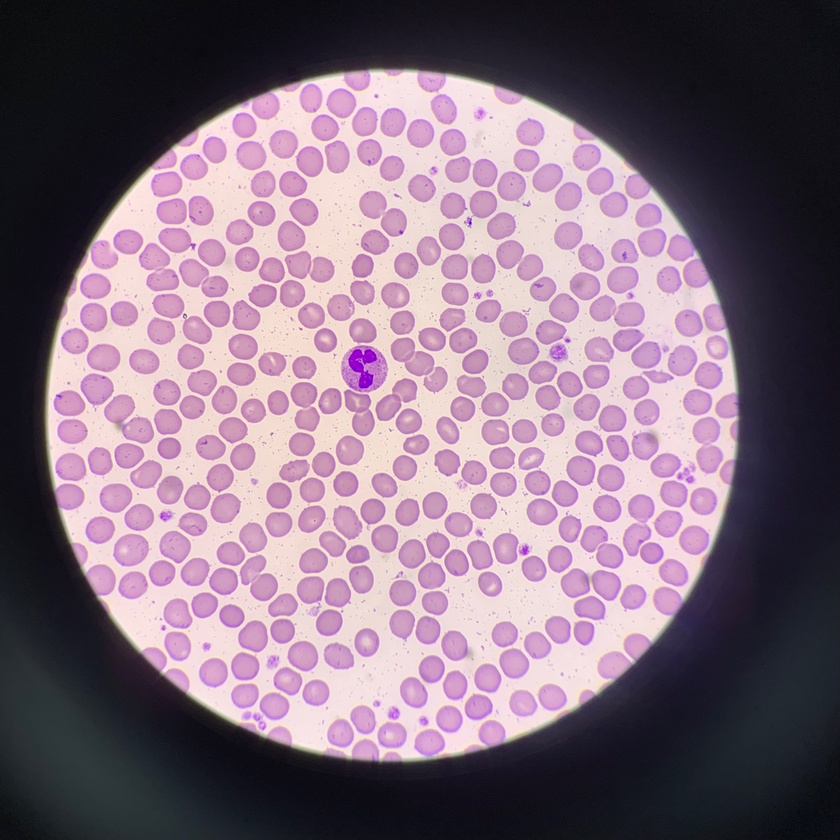
#> input picture crop/input/101-1.jpg, 840 x 840 px, shrunk from 1280 x 1280 before the run; its folder holds only this picture in this run
$ python CBC.py
#> lines starting #> are read from the running program, lines starting #| are printed output that depends on the picture; after the words box and inside, x2 and y2 are one past the last pixel; in counts of white or black regions, pixels touching at a corner belong together
import os
import shutil
import glob
import xml.etree.ElementTree as ET
import cv2
import numpy as np
import time
import sys
import argparse

debug_switch = 0
scope_switch = 0
current_filename = ''
morph_kernel = 11
morph_iteration = 1
magnification = 0

# parameters
parser = argparse.ArgumentParser(description='Complete Blood Count with OpenCV')
parser.add_argument('-si', '--save-images', action='store_true', help='save output images')
parser.add_argument('-t', '--show-running-time', action='store_true', help='show process running time')
parser.add_argument('-m', '--magnification', default=1000, action='store', help='set manual magnification')
args = parser.parse_args()

specific_magnification = False
SAVE_IMAGE = False
if args.magnification is not None:
    specific_magnification = True
    magnification = args.magnification

if args.save_images is not None:
    SAVE_IMAGE = True


# paths
INPUT_PATH = os.path.join(os.getcwd(), 'input')
OUTPUT_PATH = os.path.join(os.getcwd(), 'output')
XML_PATH = os.path.join(OUTPUT_PATH, 'xml')
THRESHOLD_PATH = os.path.join(OUTPUT_PATH, 'threshold')
LABEL_PATH = os.path.join(OUTPUT_PATH, 'labeled')
BBOX_PATH = os.path.join(OUTPUT_PATH, 'bbox')
CLASSES_PATH = os.path.join(OUTPUT_PATH, 'bbox', 'classes')


def error(msg):
    print(msg)
    sys.exit(0)


class Clock:
    def __init__(self, title):
        self.timestamp = []
        self.sum = 0
        self.avg = 0
        self.max = 0
        self.min = 0
        self.title = title

    def start(self):
        self.timestamp.append(time.time())

    def stop(self):
        self.timestamp[-1] = time.time() - self.timestamp[-1]

    # [9 lines left out: function calulate_runningtime, not called in this run]


clk_total = Clock('Whole Process')
clk_post_process = Clock('Post-process')
clk_labeling = Clock('Labeling')
clk_organize_bbox = Clock('Organizing bbox')


def threshold(src):
    l, a, b = cv2.split(cv2.cvtColor(src, cv2.COLOR_BGR2LAB))
    _, threshed = cv2.threshold(a, 0, 255, cv2.THRESH_OTSU)
    cnts = cv2.findContours(threshed, cv2.RETR_EXTERNAL, cv2.CHAIN_APPROX_SIMPLE)
    cnts = cnts[0] if len(cnts) == 2 else cnts[1]
    for c in cnts:
        threshed = cv2.drawContours(threshed, [c], 0, (255, 255, 255), -1)
    morph_open = cv2.morphologyEx(threshed, cv2.MORPH_OPEN, np.ones((5, 5)), iterations=2)
    if SAVE_IMAGE:
        temp = src[:]
        temp[morph_open == 0] = 0
        cv2.imwrite(os.path.join(THRESHOLD_PATH, current_filename), temp)
    return morph_open


def label_cells(threshed):
    _, labels, stats, _ = cv2.connectedComponentsWithStats(threshed)
    labeled_stats = []
    for box in stats:
        labeled_stats.append([box[0], box[1], box[2], box[3], box[4], 'Undefined'])

    return labels, labeled_stats[1:]


def cvt_label_to_image(labels):
    image = np.zeros((len(labels), len(labels[0]), 3), 'uint8')
    for r, line in enumerate(labels):
        for c, item in enumerate(line):
            if item == 0:
                image[r][c] = [0, 0, 0]
            else:
                image[r][c] = [(item*5) % 180, 255, 255]
    image = cv2.cvtColor(image, cv2.COLOR_HSV2BGR)
    return image


def remove_border_touching_bbox(labels, stats, edge_error):
    height = len(labels)
    width = len(labels[0])
    new_stats = []
    for idx, box in enumerate(stats[:]):
        lboard = box[0] < edge_error
        rboard = box[0] + box[2] > height - edge_error
        tboard = box[1] < edge_error
        bboard = box[1] + box[3] > width - edge_error
        if lboard or rboard or tboard or bboard:
            labels[labels == idx] = 0
        else:
            new_stats.append(box)
    return labels, new_stats


def double_threshold(img):
    lab = cv2.cvtColor(img, cv2.COLOR_BGR2LAB)
    l, a, b = cv2.split(lab)
    ret_cell, th1_a = cv2.threshold(a, 0, 255, cv2.THRESH_OTSU + cv2.THRESH_TOZERO)
    th1_a[th1_a == 0] = ret_cell
    ret_nucleus, th2_a = cv2.threshold(th1_a, 0, 255, cv2.THRESH_OTSU + cv2.THRESH_BINARY)
    return ret_cell, ret_nucleus


def find_wbc(img, stats):
    wbcs = 0
    for box in stats:
        ret_cell, ret_nucleus = double_threshold(img[box[1]:box[1]+box[3], box[0]:box[0]+box[2]])
        if ret_nucleus - ret_cell > 10:
            box[-1] = 'WBC'
            wbcs = 1
    return wbcs, stats


def classify_boxes(num_clst, stats):
    # Step 1 : 그룹의 갯수를 정하고, 각 그룹의 중심 값을 정함

    data = np.array(stats).T[4].astype('int16')
    data = np.array(data)
    # num_clst = 3

    mxmn = [np.min(data), np.max(data)]
    quan = (mxmn[1] - mxmn[0]) / num_clst / 2

    # 클러스터의 갯수만큼 중심점을 만듬
    clst_mu = np.array([quan * (2*i+1) + mxmn[0] for i in range(num_clst)])
    # print(f'* 각 클러스터별 평균(설정) : {clst_mu}')

    # Step 2 : 각 데이터에서 가장 가까운 그룹을 찾아서 그룹을 할당

    # 데이터별 중심점과의 거리를 계산
    diff = np.abs(data - clst_mu.reshape((num_clst, 1))).T

    # 그룹을 할당
    clst = np.where(diff == diff.min(axis=1).reshape((len(data), 1)))[1]
    if len(clst) > len(data):
        for count in range(len(clst) - len(data)):
            clst = np.delete(clst, len(clst) - 1)

    # Step 3 : 할당 결과를 가지고 그룹의 중심점을 재계산
    for i in range(num_clst):
        clst_mu[i] = np.mean(data[np.where(clst == i)[0]])
        # print(data[np.where(clst==i)[0]])
    print(f'* 각 클러스터 평균(초기) : {clst_mu}')

    # Step 4 : 2,3 스텝을 계속 반복

    maxEpoch = 10
    for epoch in range(maxEpoch):
        print(f'#{epoch+1}')
        diff = np.abs(data - clst_mu.reshape((num_clst, 1))).T
        clst = np.where(diff == diff.min(axis=1).reshape((len(data), 1)))[1]
        print(clst)

        for i in range(num_clst):
            clst_mu[i] = np.mean(data[np.where(clst == i)[0]])

        print(f'* 각 클러스터 평균(#{epoch}) : {clst_mu}')

    label_list = ['Platelets', 'RBC', 'RBC', 'WBC'] # 일반 RBC, 덩어리진 RBC
    for idx, label_idx in enumerate(clst):
        if idx == 3:
            if stats[idx][-1] == 'WBC':
                pass
            else:
                stats[idx][-1] = 'RBC'
        else:
            stats[idx][-1] = label_list[label_idx]
    return stats


def cvt_stats_to_bboxes(stats):
    bboxes = []
    for line in stats:
        bboxes.append([line[5], line[0], line[1], line[0]+line[2], line[1]+line[3]])
    return bboxes


def print_box(boxes, img):
    names = ['WBC', 'RBC', 'Platelets', 'Undefined']
    colors = [(255, 0, 0), (0, 255, 0), (0, 0, 255), (255, 255, 255)]
    for i, item in enumerate(boxes):
        color = colors[names.index(item[0])]
        xmin = item[1]
        ymin = item[2]
        xmax = item[3]
        ymax = item[4]
        cv2.rectangle(img, (xmin, ymin), (xmax, ymax), color, 2)
    cv2.imwrite(os.path.join(BBOX_PATH, current_filename), img)


def write_xml(img, table):
    root = ET.Element('annotation')
    ET.SubElement(root, 'folder').text = os.path.dirname(OUTPUT_PATH)
    ET.SubElement(root, 'filename').text = current_filename
    ET.SubElement(root, 'path').text = os.path.join(XML_PATH, current_filename)

    source = ET.SubElement(root, 'source')
    ET.SubElement(source, 'database').text = '0'

    size = ET.SubElement(root, 'size')
    ET.SubElement(size, 'width').text = str(len(img[0]))
    ET.SubElement(size, 'height').text = str(len(img))
    ET.SubElement(size, 'depth').text = '3'

    ET.SubElement(root, 'segmented').text = '0'

    for line in table:
        obj = ET.SubElement(root, 'object')
        ET.SubElement(obj, 'name').text = line[0]
        ET.SubElement(obj, 'pose').text = 'Unspecified'
        ET.SubElement(obj, 'truncated').text = '0'
        ET.SubElement(obj, 'difficult').text = '0'

        bndbox = ET.SubElement(obj, 'bndbox')
        ET.SubElement(bndbox, 'xmin').text = str(line[1])
        ET.SubElement(bndbox, 'ymin').text = str(line[2])
        ET.SubElement(bndbox, 'xmax').text = str(line[3])
        ET.SubElement(bndbox, 'ymax').text = str(line[4])

    tree = ET.ElementTree(root)
    tree.write(os.path.join(XML_PATH, current_filename))


# [19 lines left out: function calculate_elapsed_time, not called in this run]


def main():
    if os.path.exists(OUTPUT_PATH):
        shutil.rmtree(OUTPUT_PATH)
    os.makedirs(XML_PATH)
    if args.save_images:
        os.makedirs(THRESHOLD_PATH)
        os.makedirs(LABEL_PATH)
        os.makedirs(BBOX_PATH)

    file_list = glob.glob(INPUT_PATH + '/*.jpg')
    if len(file_list) == 0:
        error("Error: No input files found")
    for idx, filename in enumerate(file_list):
        global current_filename
        current_filename = os.path.basename(filename)
        img = cv2.imread(os.path.join(INPUT_PATH, filename))
#> img is the input picture: shape (840, 840, 3); mean B, G, R 126.4, 110.6, 131.4
        print('threshold')
        threshed = threshold(img)
#> in threshold, `l, a, b = cv2.split(cv2.cvtColor(src, cv2.COLOR_BGR2LAB))`:
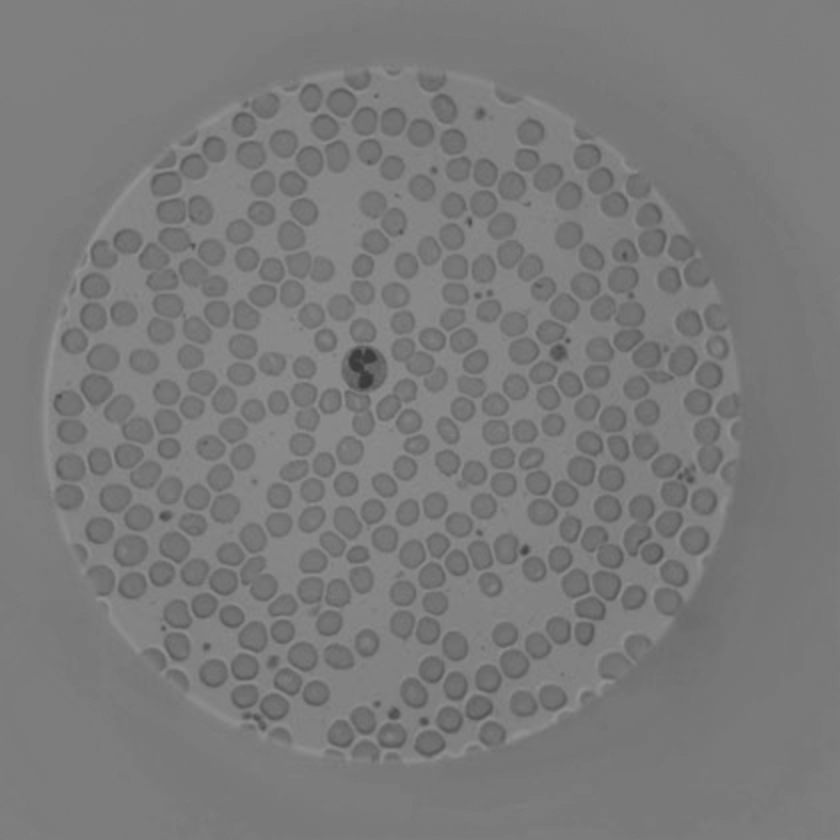
#> b: shape (840, 840); min 55, max 147, mean 122.3
#> in threshold, `_, threshed = cv2.threshold(a, 0, 255, cv2.THRESH_OTSU)`:
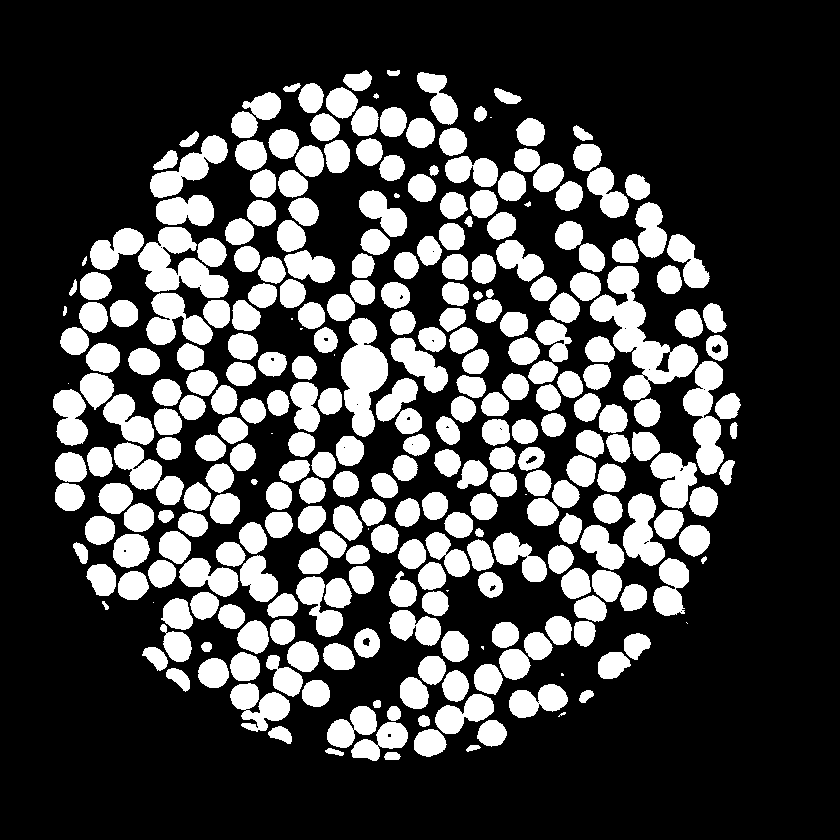
#> threshed: shape (840, 840); 27.3% white; 300 white regions (14 under 20 px)
#> in threshold, `cnts = cv2.findContours(threshed, cv2.RETR_EXTERNAL, cv2.CHAIN_APPROX_..`: cnts = 300 contours, 19 with area under 20; largest, box (x1, y1, x2, y2) and area: (590, 266, 698, 401) 4972, (341, 318, 388, 437) 3264, (138, 227, 229, 298) 3128, (683, 361, 724, 475) 2493, (146, 293, 213, 345) 1897
#> the loop in threshold, `for c in cnts:` made 300 passes
#> c on passes 30, 39, 47: [[481, 646], [481, 647], [483, 649], [483, 646]], [[686, 622], [687, 623]], [[153, 602]]
#> after the loop in threshold, `for c in cnts:`:
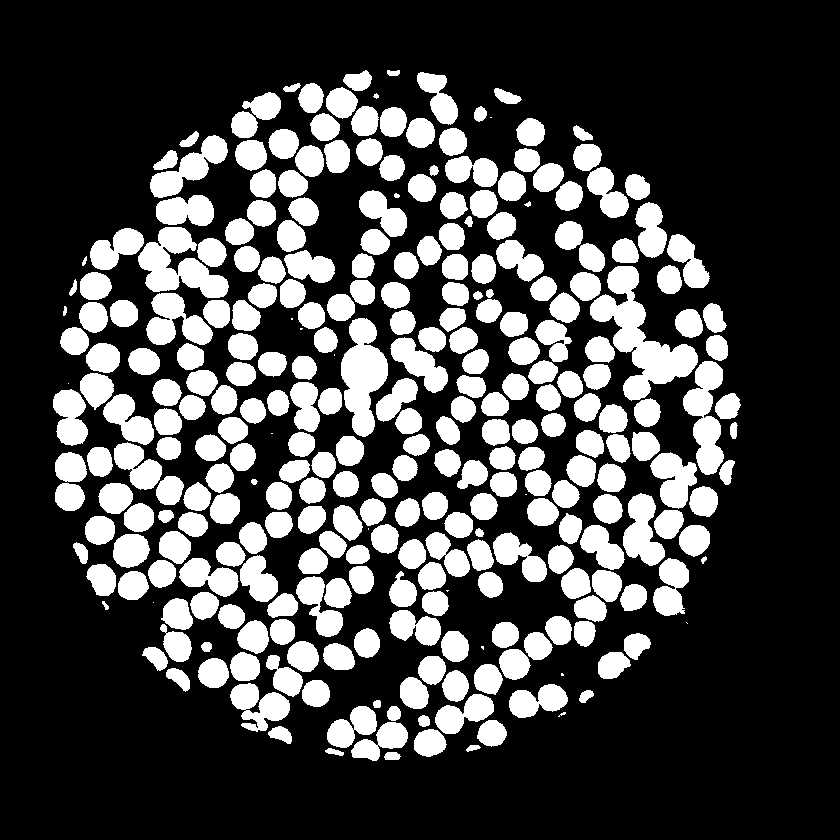
#> threshed: shape (840, 840); 27.3% white; 300 white regions (14 under 20 px), largest, box (x1, y1, x2, y2) and area: (590, 266, 698, 401) 5230, (341, 318, 388, 437) 3411, (138, 227, 229, 298) 3315
#> in threshold, `morph_open = cv2.morphologyEx(threshed, cv2.MORPH_OPEN, np.ones((5, 5)..`: morph_open: shape (840, 840); 26.1% white; 278 white regions, largest, box (x1, y1, x2, y2) and area: (590, 296, 697, 400) 4350, (139, 227, 228, 298) 3229, (341, 345, 388, 436) 2803
        print('labeling')
        labels, stats = label_cells(threshed)
#> in label_cells, `_, labels, stats, _ = cv2.connectedComponentsWithStats(threshed)`:
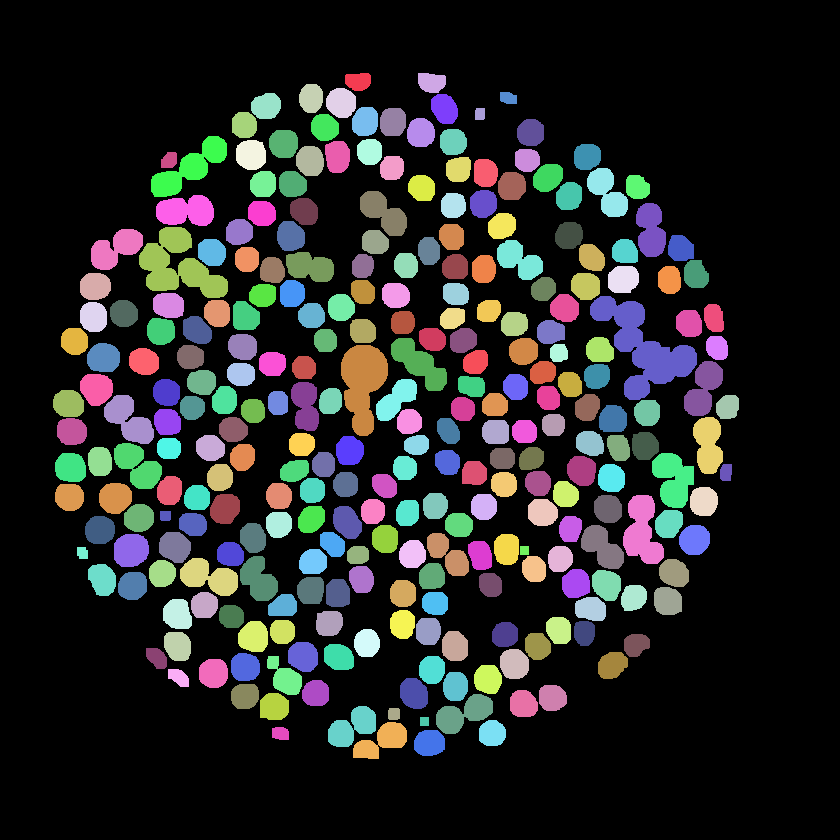
#> labels: shape (840, 840) int32; 279 distinct labels, from 0 to 278; one colour per label, 0 black
#> in label_cells, `_, labels, stats, _ = cv2.connectedComponentsWithStats(threshed)`: stats = 279 rows, first 6: [0, 0, 840, 840, 521365], [345, 73, 26, 18, 391], [418, 73, 28, 20, 462], [299, 84, 24, 29, 575], [326, 88, 30, 30, 720], [251, 93, 30, 26, 631]
#> the loop in label_cells, `for box in stats:` made 279 passes
#> after the loop in label_cells, `for box in stats:`: labeled_stats = 279 items
#> stats = 278 items
        labels, stats = remove_border_touching_bbox(labels, stats, 1)
#> in remove_border_touching_bbox, `height = len(labels)`: height = 840
#> the loop in remove_border_touching_bbox, `for idx, box in enumerate(stats[:]):` made 278 passes
#> after the loop in remove_border_touching_bbox, `for idx, box in enumerate(stats[:]):`: new_stats = 278 items

        print('find wbc')
        wbcs, stats = find_wbc(img, stats)
#> the loop in find_wbc, `for box in stats:` made 278 passes
#> (ret_cell, ret_nucleus, wbcs) on pass 105: (163, 180, 1)
#> (ret_cell, ret_nucleus) on passes 1 to 6: (128, 128), (128, 128), (128, 128), (128, 128), (128, 128), (128, 128)
#> wbcs = 1
        for line in stats:
            print(line)
#> this loop made 278 passes
#| [345, 73, 26, 18, 391, 'Undefined']
#| [418, 73, 28, 20, 462, 'Undefined']
#| [299, 84, 24, 29, 575, 'Undefined']
#| [326, 88, 30, 30, 720, 'Undefined']
#| [251, 93, 30, 26, 631, 'Undefined']
#| [500, 92, 17, 12, 177, 'Undefined']
#| [431, 94, 27, 30, 640, 'Undefined']
#| [352, 107, 26, 29, 645, 'Undefined']
#> (further printed lines are left out)
        if wbcs > 0:
            num_clst = 4
        else:
            num_clst = 3
        print('classify')
        stats = classify_boxes(num_clst, stats)
#> in classify_boxes, `data = np.array(stats).T[4].astype('int16')`: data = 278 values, max 4350 at index 77, min 81 at index 213, mean 662.7
#> in classify_boxes, `mxmn = [np.min(data), np.max(data)]`: mxmn = [81, 4350]
#> in classify_boxes, `quan = (mxmn[1] - mxmn[0]) / num_clst / 2`: quan = 533.6
#> in classify_boxes, `clst_mu = np.array([quan * (2*i+1) + mxmn[0] for i in range(num_clst)])`: clst_mu = [614.6, 1681.9, 2749.1, 3816.4]
#> in classify_boxes, `diff = np.abs(data - clst_mu.reshape((num_clst, 1))).T`: diff = 278 rows, first 6: [223.6, 1290.9, 2358.1, 3425.4], [152.6, 1219.9, 2287.1, 3354.4], [39.62, 1106.9, 2174.1, 3241.4], [105.4, 961.9, 2029.1, 3096.4], [16.38, 1050.9, 2118.1, 3185.4], [437.6, 1504.9, 2572.1, 3639.4]
#> in classify_boxes, `clst = np.where(diff == diff.min(axis=1).reshape((len(data), 1)))[1]`: clst = 278 values, max 3 at index 77, min 0 at index 0, mean 0.0863
#> after the loop in classify_boxes, `for i in range(num_clst):`: clst_mu = [583.1, 1377.5, 3016, 4350]
#> after the loop in classify_boxes, `for epoch in range(maxEpoch):`: clst_mu = [568, 1273.8, 3016, 4350]
#> the loop in classify_boxes, `for idx, label_idx in enumerate(clst):` made 278 passes
#> label_idx on passes 1 to 3: 0, 0, 0
#> after the loop in classify_boxes, `for idx, label_idx in enumerate(clst):`: stats = 278 items
        bboxes = cvt_stats_to_bboxes(stats)
#> the loop in cvt_stats_to_bboxes, `for line in stats:` made 278 passes
#> after the loop in cvt_stats_to_bboxes, `for line in stats:`: bboxes = 278 items, first 6: ['Platelets', 345, 73, 371, 91], ['Platelets', 418, 73, 446, 93], ['Platelets', 299, 84, 323, 113], ['RBC', 326, 88, 356, 118], ['Platelets', 251, 93, 281, 119], ['Platelets', 500, 92, 517, 104]

        if SAVE_IMAGE:
            labels_color = cvt_label_to_image(labels)
#> in cvt_label_to_image, `image = np.zeros((len(labels), len(labels[0]), 3), 'uint8')`: image: shape (840, 840, 3); every value is 0
#> in cvt_label_to_image, `image = cv2.cvtColor(image, cv2.COLOR_HSV2BGR)`:
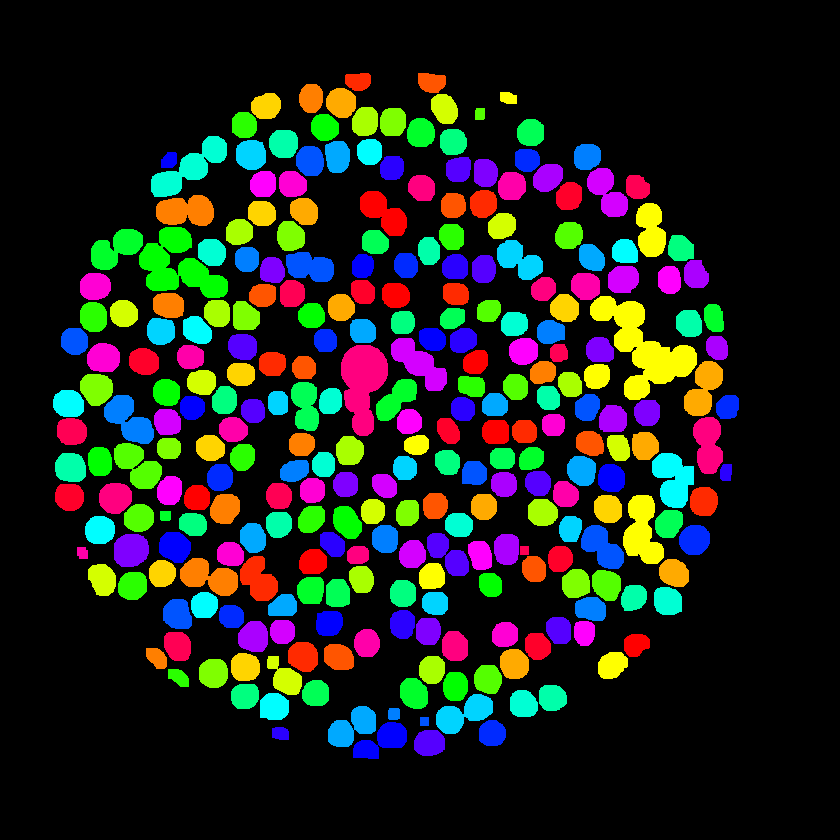
#> image: shape (840, 840, 3); mean B, G, R 31.7, 36.2, 33
            cv2.imwrite(os.path.join(LABEL_PATH, current_filename), labels_color)
            print_box(bboxes, img)
#> the loop in print_box, `for i, item in enumerate(boxes):` made 278 passes
#> item on passes 9 to 11: ['Platelets', 380, 108, 406, 136], ['Platelets', 475, 108, 485, 120], ['Platelets', 232, 112, 257, 138]
#> after the loop in print_box, `for i, item in enumerate(boxes):`:
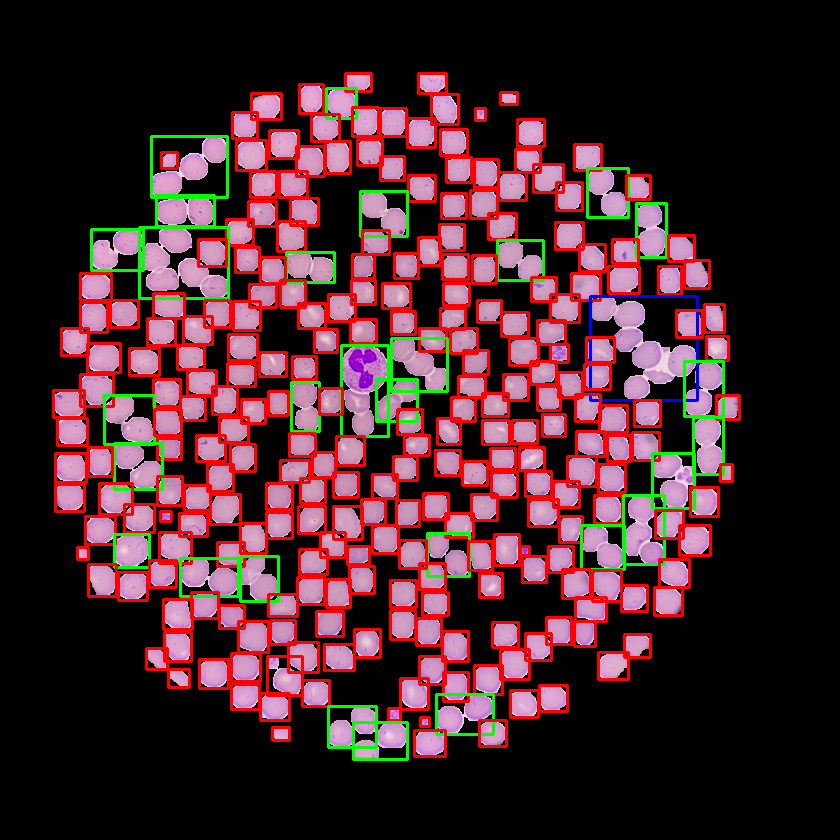
#> img: shape (840, 840, 3); mean B, G, R 44.1, 38.8, 71.3

        write_xml(img, bboxes)
#> the loop in write_xml, `for line in table:` made 278 passes


if __name__ == '__main__':
    main()
